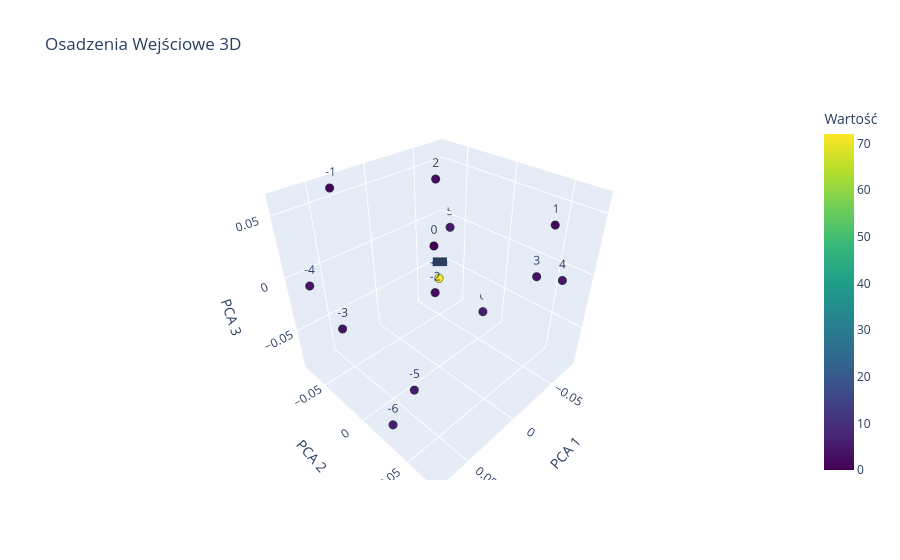

Notebook code for this chart:
### Code cell
import torch
import pandas as pd
import plotly.express as px
from sklearn.decomposition import PCA

def plot_embeddings_3d(model, title="Osadzenia Wejściowe 3D"):
    embeddings = model.tokens_embed.weight.detach().cpu().numpy()
    
    pca = PCA(n_components=3)
    embeddings_3d = pca.fit_transform(embeddings)
    
    num_tokens = embeddings.shape[0]
    labels = [str(i - num_tokens//2) for i in range(num_tokens)] 
    
    values = [abs(i - num_tokens//2) for i in range(num_tokens)]
    
    df = pd.DataFrame({
        'PCA 1': embeddings_3d[:, 0],
        'PCA 2': embeddings_3d[:, 1],
        'PCA 3': embeddings_3d[:, 2],
        'Token': labels,
        'Wartość': values
    })
    
    fig = px.scatter_3d(
        df, 
        x='PCA 1', 
        y='PCA 2', 
        z='PCA 3',
        text='Token',
        color='Wartość',
        color_continuous_scale='Viridis',
        title=title
    )
    
    fig.update_traces(
        marker=dict(size=5, line=dict(width=1, color='DarkSlateGrey')),
        textposition='top center'
    )
    
    fig.show()


plot_embeddings_3d(model)

### Figure 1 — Plotly figure (JSON) as saved in the notebook; plotly's stock layout.template omitted (floating-point values rounded to 4 significant figures; data arrays with more than 128 entries replaced by an {"elided": "..."} marker saying what was removed)
{"data": [{"hovertemplate": "PCA 1=%{x}<br>PCA 2=%{y}<br>PCA 3=%{z}<br>Token=%{text}<br>Wartość=%{marker.color}<extra></extra>", "legendgroup": "", "marker": {"color": {"elided": "145 int values"}, "coloraxis": "coloraxis", "line": {"color": "DarkSlateGrey", "width": 1}, "size": 5, "symbol": "circle"}, "mode": "markers+text", "name": "", "scene": "scene", "showlegend": false, "text": {"elided": "145 str values"}, "textposition": "top center", "type": "scatter3d", "x": {"elided": "145 float values"}, "y": {"elided": "145 float values"}, "z": {"elided": "145 float values"}}], "layout": {"coloraxis": {"colorbar": {"title": {"text": "Wartość"}}, "colorscale": [[0, "#440154"], [0.1111, "#482878"], [0.2222, "#3e4989"], [0.3333, "#31688e"], [0.4444, "#26828e"], [0.5556, "#1f9e89"], [0.6667, "#35b779"], [0.7778, "#6ece58"], [0.8889, "#b5de2b"], [1, "#fde725"]]}, "legend": {"tracegroupgap": 0}, "scene": {"domain": {"x": [0, 1], "y": [0, 1]}, "xaxis": {"title": {"text": "PCA 1"}}, "yaxis": {"title": {"text": "PCA 2"}}, "zaxis": {"title": {"text": "PCA 3"}}}, "title": {"text": "Osadzenia Wejściowe 3D"}}}
